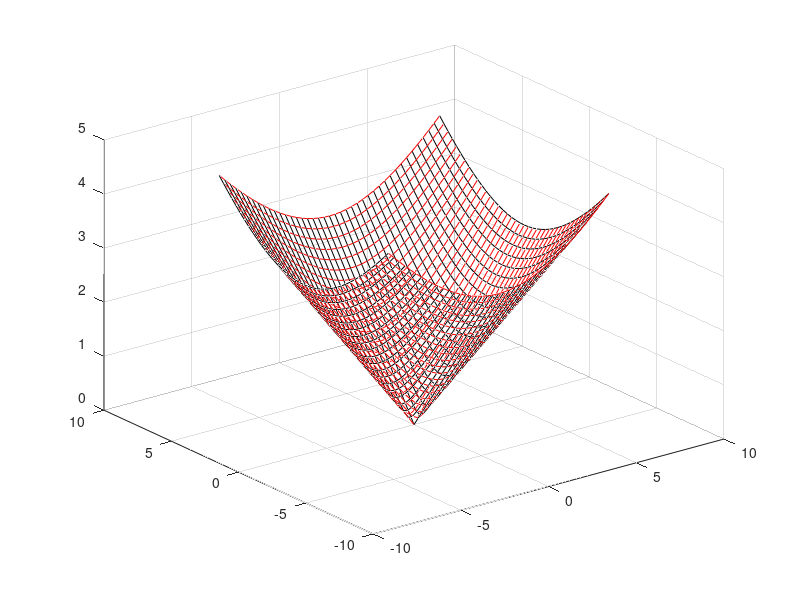
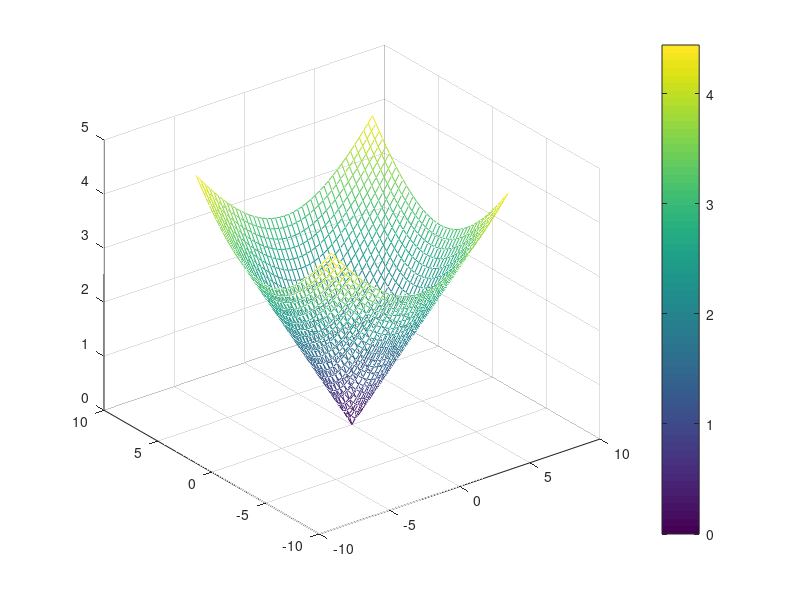
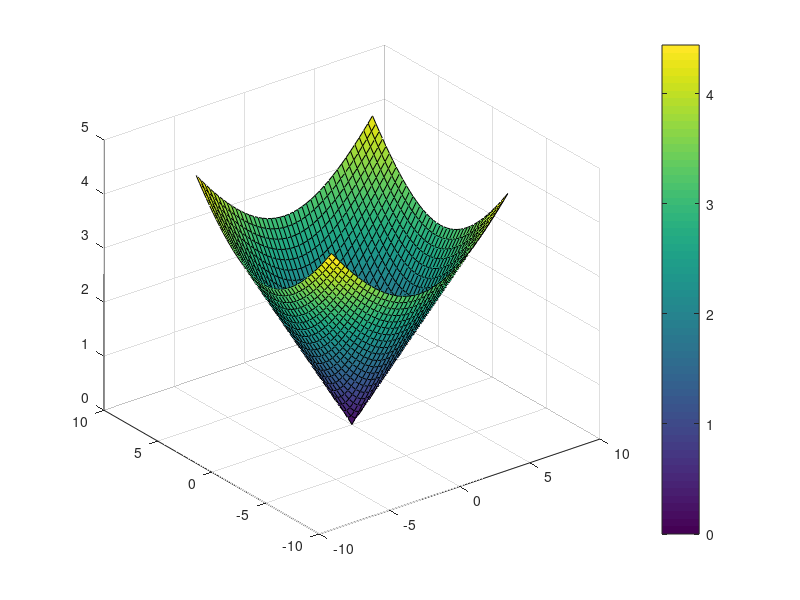
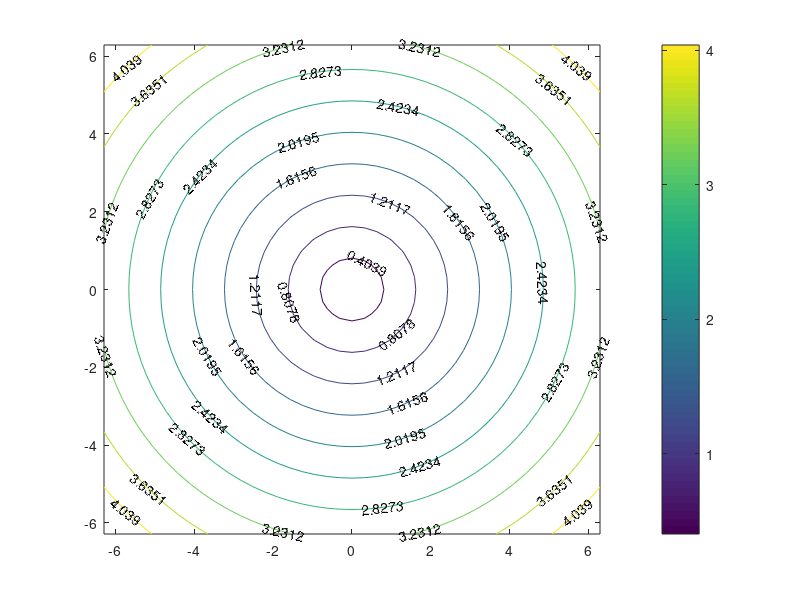

Here is the MATLAB script that generated these plots, in order:
[x,y]=meshgrid(-2*pi:0.1*pi:2*pi);
a=2;
b=2;
c=1;
A=a^2;
B=b^2;
z=c*sqrt((x.^2)/A+(y.^2)/B);

figure;
plot3(x,y,z,'k',y,x,z,'r')
grid on
figure;
mesh(x,y,z)
hidden off
colorbar
figure;
surf(x,y,z)
colorbar
figure;
[C,h]=contour(x,y,z,10)
clabel(C,h)
colorbar
